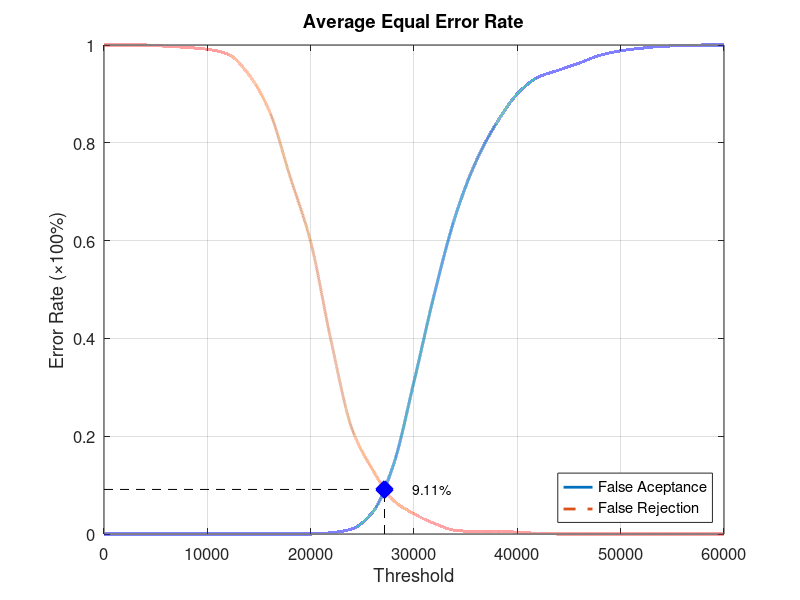
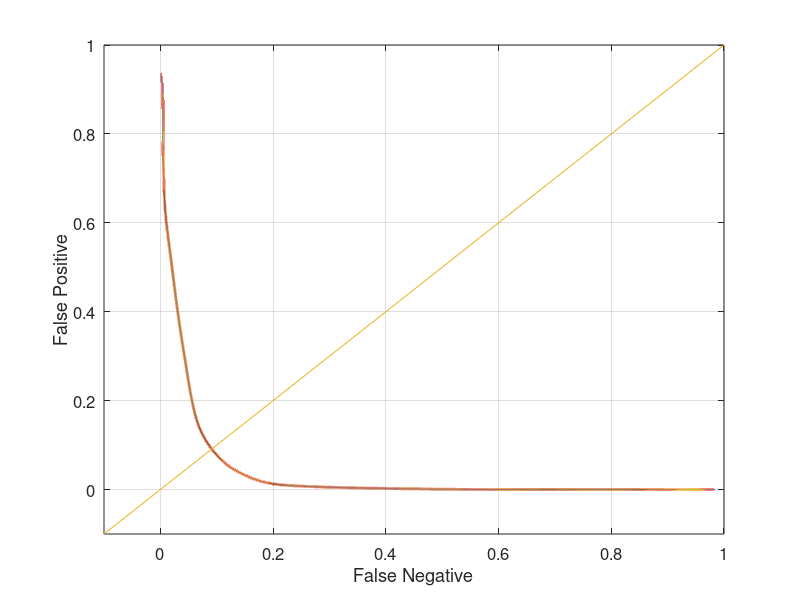

MATLAB code to generate these figures, in order:
function yEER = Experiment4Average
close all;
clear;
clc;
x = 0:2000:60000;
xq = 0:0.5:60000;

y0 = [0 0 0 0 0 0 0 0 0 0 0 0.00263158 0.0105263 0.0447368 0.140789 0.311842 0.493421 0.65 0.761842 0.84079 0.9 0.93421 0.948684 0.963158 0.978947 0.988158 0.993421 0.997368 0.998684 1 1];
yy0 = interp1(x, y0, xq, 'pchip');
y1 = [1 1 1 0.9975 0.995 0.99125 0.98125 0.94 0.865 0.73125 0.5975 0.3925 0.215 0.13125 0.06875 0.04125 0.02125 0.0075 0.005 0.005 0.00375 0.00125 0 0 0 0 0 0 0 0 0];
yy1 = interp1(x, y1, xq, 'pchip');

% Calculating EER: 
y2 = abs(y0 - y1);
find(y2 == min(y2))
yy2 = abs(yy0 - yy1);
xEER = find(yy2 == min(yy2));
xEERIndex = xq(xEER) % X-axis EER
yEER = yy0(xEER) % Y-axis EER

main = figure
plot(xq, yy0,'-','LineWidth', 2);	hold on
plot(xq, yy1,'--','LineWidth', 2);	hold on
plot([xEERIndex xEERIndex], [0 yEER], 'k--');	hold on
plot([0 xEERIndex], [yEER yEER], 'k--');	hold on
plot(xEERIndex, yEER, 'bx', 'LineWidth', 10);	hold on
text(xEERIndex + 10 * xEERIndex / 100, yEER, [num2str(round((10000 * yEER)) / 100) '%'])
legend('False Aceptance', 'False Rejection', 'Location', 'SouthEast')
xlabel('Threshold')
ylabel('Error Rate (\times100%)')
title('Average Equal Error Rate')
set(gca, 'FontSize', 12)
axis([0 60000 0 1])
grid on

print(main, 'Experiment4AverageMain', '-dpng');
FNRxFPR = figure('Color', [1 1 1]);
plot(yy1, yy0, '-', yy1, yy0, 'LineWidth', 2);
hold on
y = -0.1:0.1:1
plot(y, y); 
set(gca, 'FontSize', 12)
xlabel('False Negative')
ylabel('False Positive')
axis([-0.1 1 -0.1 1])
set(gca, 'FontSize', 12)
grid on

print(FNRxFPR, 'Experiment4AverageFNRxFPR','-dpng');
end
